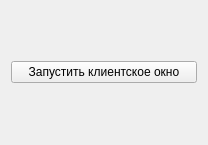
<?xml version="1.0" encoding="UTF-8"?>
<ui version="4.0">
 <class>UserWindowFabric</class>
 <widget class="QWidget" name="UserWindowFabric">
  <property name="geometry">
   <rect>
    <x>0</x>
    <y>0</y>
    <width>208</width>
    <height>145</height>
   </rect>
  </property>
  <property name="windowTitle">
   <string>Form</string>
  </property>
  <layout class="QVBoxLayout" name="verticalLayout">
   <item>
    <widget class="QPushButton" name="pushButton">
     <property name="text">
      <string>Запустить клиентское окно</string>
     </property>
    </widget>
   </item>
  </layout>
 </widget>
 <resources/>
 <connections/>
</ui>
